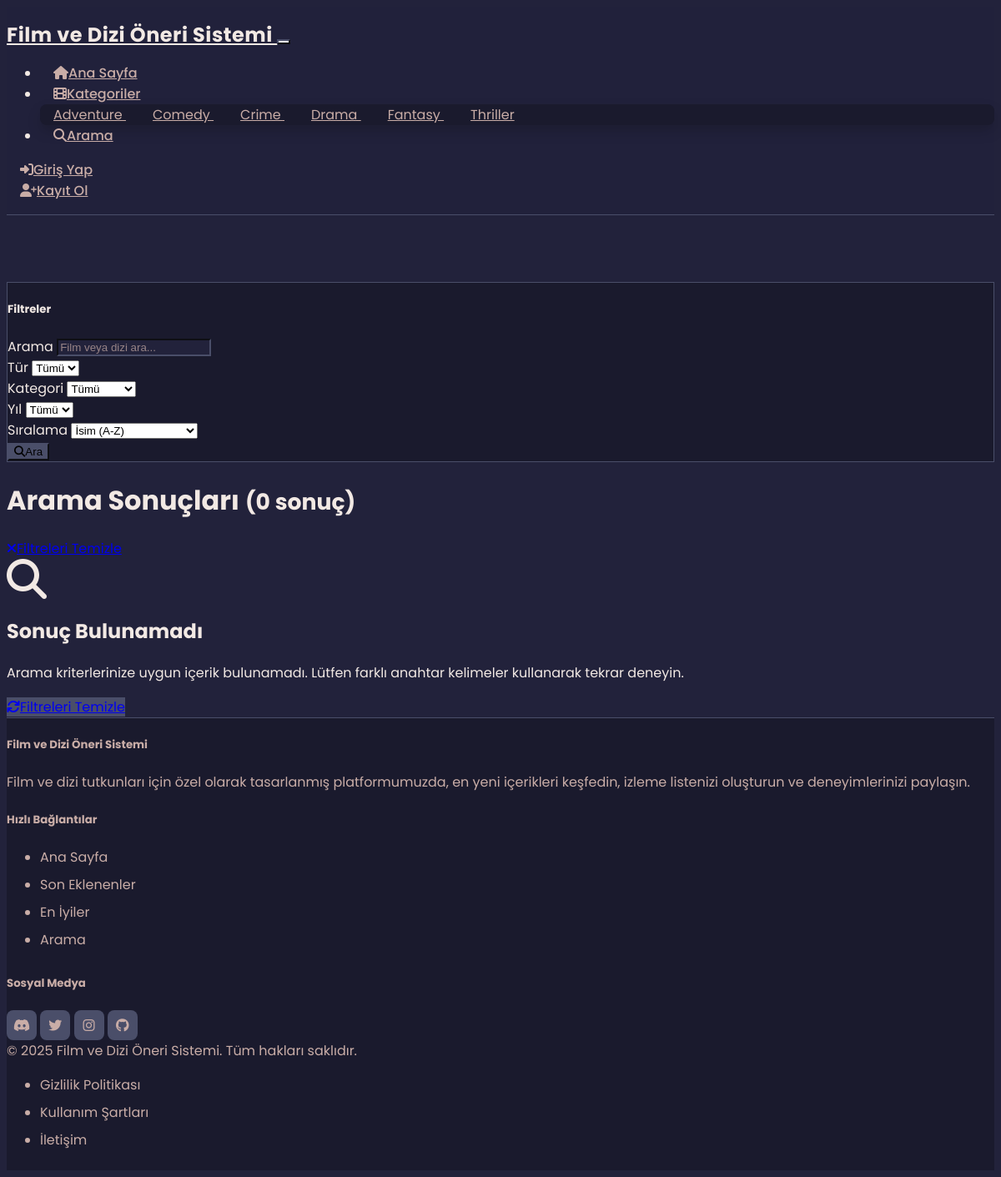
Screenshot of /search.php with the database file from the repository.
### tables this page shows
CREATE TABLE `categories` (
  `id` int(11) NOT NULL,
  `name` varchar(50) NOT NULL,
  `slug` varchar(50) NOT NULL,
  `description` text DEFAULT NULL,
  `created_at` timestamp NOT NULL DEFAULT current_timestamp(),
  `updated_at` timestamp NOT NULL DEFAULT current_timestamp() ON UPDATE current_timestamp()
);

### search.php (the view, shortened to what the rows shown need)
<?php
require_once 'config/config.php';
require_once 'config/database.php';
require_once 'includes/functions.php';
$search = trim($_GET['q'] ?? '');
$category = (int)($_GET['category'] ?? 0);
$year = (int)($_GET['year'] ?? 0);
$page = isset($_GET['page']) ? (int)$_GET['page'] : 1;
try {
    $stmt = $db->query("SELECT * FROM categories ORDER BY name");
    $categories = $stmt->fetchAll();
} catch (PDOException $e) {
    $categories = [];
}
$contents = [];
$total_items = 0;
require_once 'includes/header.php';
?>
<div class="container py-4">
    <div class="row">
        <div class="col-md-9">
            <?php if (!empty($search) || !empty($type) || !empty($category) || !empty($year)): ?>
                <div class="d-flex justify-content-between align-items-center mb-4">
                    <h1 class="h2 mb-0">
                        <?php if (!empty($search)): ?>
                            "<?= htmlspecialchars($search) ?>" için sonuçlar
                        <?php else: ?>
                            Arama Sonuçları
                        <?php endif; ?>
                        <small class="text-muted">(<?= number_format($total_items) ?> sonuç)</small>
                    </h1>
                </div>
                <?php if (!empty($contents)): ?>
                    <div class="row row-cols-1 row-cols-sm-2 row-cols-lg-3 g-4">
                        <?php foreach ($contents as $content): ?>
                            <div class="col">
                                <div class="card h-100">
                                    <a href="<?= url("content.php?slug=" . $content['slug']) ?>" class="card-img-top-wrapper">
                                        <img src="<?= htmlspecialchars($content['poster_url']) ?>"
                                             class="card-img-top"
                                             alt="<?= htmlspecialchars($content['title']) ?>">
                                    </a>
                                    <div class="card-body">
                                        <h5 class="card-title">
                                            <a href="<?= url("content.php?slug=" . $content['slug']) ?>" class="text-decoration-none">
                                                <?= htmlspecialchars($content['title']) ?>
                                            </a>
                                        </h5>
                                        <p class="card-text small text-muted">
                                            <?= $content['categories'] ? htmlspecialchars($content['categories']) : 'Kategorisiz' ?>
                                        </p>
                                        <div class="d-flex justify-content-between align-items-center mb-2">
                                            <span class="badge bg-primary">
                                                <?= $content['type'] === 'movie' ? 'Film' : 'Dizi' ?>
                                            </span>
                                            <div>
                                                <?php if ($content['imdb_rating']): ?>
                                                <span class="text-warning me-2" title="IMDb Puanı">
                                                    <i class="fas fa-star me-1"></i><?= number_format($content['imdb_rating'], 1) ?>
                                                </span>
                                                <?php endif; ?>
                                                <?php if ($content['avg_rating'] > 0): ?>
                                                <span class="text-success" title="Kullanıcı Puanı (<?= $content['rating_count'] ?> oy)">
                                                    <i class="fas fa-users me-1"></i><?= number_format($content['avg_rating'], 1) ?>
                                                </span>
                                                <?php endif; ?>
                                            </div>
                                        </div>
                                        <div class="d-flex justify-content-between align-items-center">
                                            <small class="text-muted">
                                                <i class="fas fa-calendar me-1"></i><?= $content['release_year'] ?>
                                            </small>
                                            <?php if (isLoggedIn()): ?>
                                                <?php if (!isInWatchlist($content['id'])): ?>
                                                    <form method="POST" action="<?= url('watchlist.php') ?>" class="d-inline">
                                                        <?= getCSRFToken() ?>
                                                        <input type="hidden" name="content_id" value="<?= $content['id'] ?>">
                                                        <button type="submit" name="action" value="add" class="btn btn-primary btn-sm">
                                                            <i class="fas fa-plus me-1"></i>Listeye Ekle
                                                        </button>
                                                    </form>
                                                <?php else: ?>
                                                    <span class="badge bg-success">
                                                        <i class="fas fa-check me-1"></i>Listede
                                                    </span>
                                                <?php endif; ?>
                                            <?php endif; ?>
                                        </div>
                                    </div>
                                </div>
                            </div>
                        <?php endforeach; ?>
                    </div>
                    <?php if ($total_pages > 1): ?>
                        <nav class="mt-4">
                            <ul class="pagination justify-content-center">
                                <?php if ($page > 1): ?>
                                    <li class="page-item">
                                        <a class="page-link" href="<?= url("search.php?" . http_build_query(array_merge($_GET, ['page' => $page - 1]))) ?>">
                                            <i class="fas fa-chevron-left"></i>
                                        </a>
                                    </li>
                                <?php endif; ?>
                                <?php
                                $start = max(1, $page - 2);
                                $end = min($total_pages, $page + 2);
                                if ($start > 1) {
                                    echo '<li class="page-item"><a class="page-link" href="' . url("search.php?" . http_build_query(array_merge($_GET, ['page' => 1]))) . '">1</a></li>';
                                    if ($start > 2) {
                                        echo '<li class="page-item disabled"><span class="page-link">...</span></li>';
                                    }
                                }
                                for ($i = $start; $i <= $end; $i++) {
                                    echo '<li class="page-item ' . ($i == $page ? 'active' : '') . '">';
                                    echo '<a class="page-link" href="' . url("search.php?" . http_build_query(array_merge($_GET, ['page' => $i]))) . '">' . $i . '</a>';
                                    echo '</li>';
                                }
                                if ($end < $total_pages) {
                                    if ($end < $total_pages - 1) {
                                        echo '<li class="page-item disabled"><span class="page-link">...</span></li>';
                                    }
                                    echo '<li class="page-item"><a class="page-link" href="' . url("search.php?" . http_build_query(array_merge($_GET, ['page' => $total_pages]))) . '">' . $total_pages . '</a></li>';
                                }
                                ?>
                                <?php if ($page < $total_pages): ?>
                                    <li class="page-item">
                                        <a class="page-link" href="<?= url("search.php?" . http_build_query(array_merge($_GET, ['page' => $page + 1]))) ?>">
                                            <i class="fas fa-chevron-right"></i>
                                        </a>
                                    </li>
                                <?php endif; ?>
                            </ul>
                        </nav>
                    <?php endif; ?>
                <?php else: ?>
                    <div class="text-center py-5">
                        <h2 class="h4 mb-3">Sonuç Bulunamadı</h2>
                    </div>
                <?php endif; ?>
            <?php endif; ?>
        </div>
    </div>
</div>
<?php require_once 'includes/footer.php'; ?>

### includes/header.php (shortened to what the rows shown need)
<!DOCTYPE html>
<html lang="tr">
<head>
    <link rel="stylesheet" href="https://cdn.jsdelivr.net/npm/@tabler/core@1.0.0-beta17/dist/css/tabler.min.css">
    <link rel="stylesheet" href="https://cdnjs.cloudflare.com/ajax/libs/font-awesome/6.4.0/css/all.min.css">
    <link rel="stylesheet" href="<?= url('assets/css/style.css') ?>">
</head>
<body>
    <div class="page">
        <nav class="navbar navbar-expand-lg fixed-top">
            <div class="container">
                <div class="collapse navbar-collapse" id="navbarNav">
                    <ul class="navbar-nav me-auto">
                        <li class="nav-item dropdown">
                            <div class="dropdown-menu">
                                <?php
                                try {
                                    $categories = getAllCategories();
                                    foreach ($categories as $category):
                                ?>
                                    <a class="dropdown-item" href="<?= url("category.php?slug={$category['slug']}") ?>">
                                        <?= htmlspecialchars($category['name']) ?>
                                    </a>
                                <?php
                                    endforeach;
                                } catch (Exception $e) {
                                    error_log("Kategori listesi yüklenirken hata: " . $e->getMessage());
                                }
                                ?>
                            </div>
                        </li>
                    </ul>
                </div>
            </div>
        </nav>
        <div class="page-wrapper">

### rows the page displays
categories: name "Adventure"
categories: name "Comedy"
categories: name "Crime"
categories: name "Drama"
categories: name "Fantasy"
categories: name "Thriller"

### other values shown
SITE_NAME "Film ve Dizi Öneri Sistemi"
$total_items "0"
form field sort "İsim (A-Z)"
